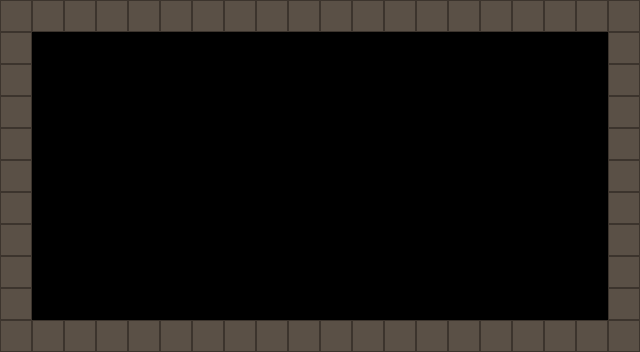

Tiled map render using the project's own tile images. Description and the whole map definition, tile-layer contents included, below:
An orthogonal 20x11 tile map with 32x32 px tiles, 1 tile layer (Ground_LEGACY_unused), 2 hidden layers not drawn and 6 objects (4x EnemySpawn, Door, PlayerSpawn).

<map version="1.10" tiledversion="1.11.0" orientation="orthogonal" renderorder="right-down" width="20" height="11" tilewidth="32" tileheight="32" infinite="0" nextlayerid="5" nextobjectid="8">
 <tileset firstgid="1" name="tileset_placeholder" tilewidth="32" tileheight="32" tilecount="2" columns="2">
  <image source="../tileset_placeholder.png" width="64" height="32" />
 </tileset>
 <layer id="1" name="Ground_LEGACY_unused" width="20" height="11">
  <data encoding="csv">
2,2,2,2,2,2,2,2,2,2,2,2,2,2,2,2,2,2,2,2,
2,0,0,0,0,0,0,0,0,0,0,0,0,0,0,0,0,0,0,2,
2,0,0,0,0,0,0,0,0,0,0,0,0,0,0,0,0,0,0,2,
2,0,0,0,0,0,0,0,0,0,0,0,0,0,0,0,0,0,0,2,
2,0,0,0,0,0,0,0,0,0,0,0,0,0,0,0,0,0,0,2,
2,0,0,0,0,0,0,0,0,0,0,0,0,0,0,0,0,0,0,2,
2,0,0,0,0,0,0,0,0,0,0,0,0,0,0,0,0,0,0,2,
2,0,0,0,0,0,0,0,0,0,0,0,0,0,0,0,0,0,0,2,
2,0,0,0,0,0,0,0,0,0,0,0,0,0,0,0,0,0,0,2,
2,0,0,0,0,0,0,0,0,0,0,0,0,0,0,0,0,0,0,2,
2,2,2,2,2,2,2,2,2,2,2,2,2,2,2,2,2,2,2,2
</data>
 </layer>
 <layer id="3" name="TerrainData" width="20" height="11" visible="0">
  <data encoding="csv">
1,1,1,1,1,1,1,1,1,1,1,1,1,1,1,1,1,1,1,1,
1,1,1,1,1,1,1,1,1,1,1,1,1,1,1,1,1,1,1,1,
1,1,1,1,1,1,1,1,1,1,1,1,1,1,1,1,1,1,1,1,
1,1,1,1,1,1,1,1,1,1,1,1,1,1,1,1,1,1,1,1,
1,1,1,1,1,1,1,1,2,2,2,2,1,1,1,1,1,1,1,1,
1,1,1,1,1,1,1,1,2,2,2,2,1,1,1,1,1,1,1,1,
1,1,1,1,1,1,1,1,2,2,2,2,1,1,1,1,1,1,1,1,
1,1,1,1,1,1,1,1,1,1,1,1,1,1,1,1,1,1,1,1,
1,1,1,1,1,1,1,1,1,1,1,1,1,1,1,1,1,1,1,1,
1,1,1,1,1,1,1,1,1,1,1,1,1,1,1,1,1,1,1,1,
1,1,1,1,1,1,1,1,1,1,1,1,1,1,1,1,1,1,1,1
</data>
 </layer>
 <layer id="4" name="WallData" width="20" height="11" visible="0">
  <data encoding="csv">
2,2,2,2,2,2,2,2,2,2,2,2,2,2,2,2,2,2,2,2,
2,1,1,1,1,1,1,1,1,1,1,1,1,1,1,1,1,1,1,2,
2,1,1,1,1,1,1,1,1,1,1,1,1,1,1,1,1,1,1,2,
2,1,1,1,1,1,1,1,1,1,1,1,1,1,1,1,1,1,1,2,
2,1,1,1,1,1,1,1,1,1,1,1,1,1,1,1,1,1,1,2,
2,1,1,1,1,1,1,1,1,1,1,1,1,1,1,1,1,1,1,2,
2,1,1,1,1,1,1,1,1,1,1,1,1,1,1,1,1,1,1,2,
2,1,1,1,1,1,1,1,1,1,1,1,1,1,1,1,1,1,1,2,
2,1,1,1,1,1,1,1,1,1,1,1,1,1,1,1,1,1,1,2,
2,1,1,1,1,1,1,1,1,1,1,1,1,1,1,1,1,1,1,2,
2,2,2,2,2,2,2,2,2,2,2,2,2,2,2,2,2,2,2,2
</data>
 </layer>
 <objectgroup id="2" name="Objects">
  <object id="1" type="EnemySpawn" x="176.527" y="208.95">
   <point />
  </object>
  <object id="2" type="EnemySpawn" x="380.073" y="147.706">
   <point />
  </object>
  <object id="3" type="EnemySpawn" x="464.734" y="329.637">
   <point />
  </object>
  <object id="4" name="north" type="Door" x="320.63" y="12.6091">
   <properties>
    <property name="targetDoorName" value="south" />
    <property name="targetRoom" value="maps/room_template.tmx" />
   </properties>
   <point />
  </object>
  <object id="6" type="EnemySpawn" x="261.188" y="118.885">
   <point />
  </object>
  <object id="7" type="PlayerSpawn" x="200" y="200">
   <point />
  </object>
 </objectgroup>
</map>
